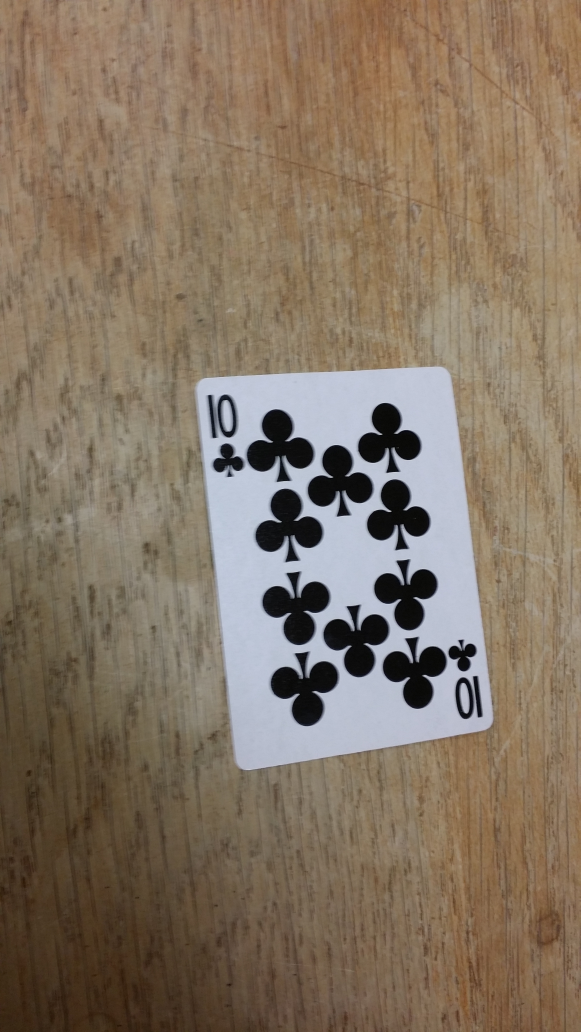
#> input picture img/cards-[C0]-001.jpg, 2322 x 4128 px (shown at 1/4 size)
$ python findCard.py --image 'img/cards-[C0]-001.jpg'
#> lines starting #> are read from the running program, lines starting #| are printed output that depends on the picture; after the words box and inside, x2 and y2 are one past the last pixel; in counts of white or black regions, pixels touching at a corner belong together
#> further down, card is the input picture: shape (4128, 2322, 3); mean B, G, R 98.9, 116.5, 132.5
### cannify.py
import cv2
import numpy as np
import argparse
import imutils
import blur


def cannify(image, thres1 = 30, thres2 = 150):
    """
    Purpose: To impose the cv2.Canny() function on an image, which subjects it to
    Sobel gradients in both dimensions and identifies "edge-like" regions.
    Parameters: An image (numpy array), an arbitrary threshold value for which
    lesser gradients will not be considered edges (int) defaulted at 30, and an
    arbitrary threshold value for which greater gradients will be considered edges
    (int) defaulted at 150, with gradient values in between then identified as
    "edge-like" or not by the cv2.Canny() function.
    Return: A cannied image (numpy array).
    """
#> called with thres1 = 30, thres2 = 150
    # converting image from BGR to greyscale; no information is contained in the card's color
    # from a supervised perspective
    image = cv2.cvtColor(image,cv2.COLOR_BGR2GRAY)
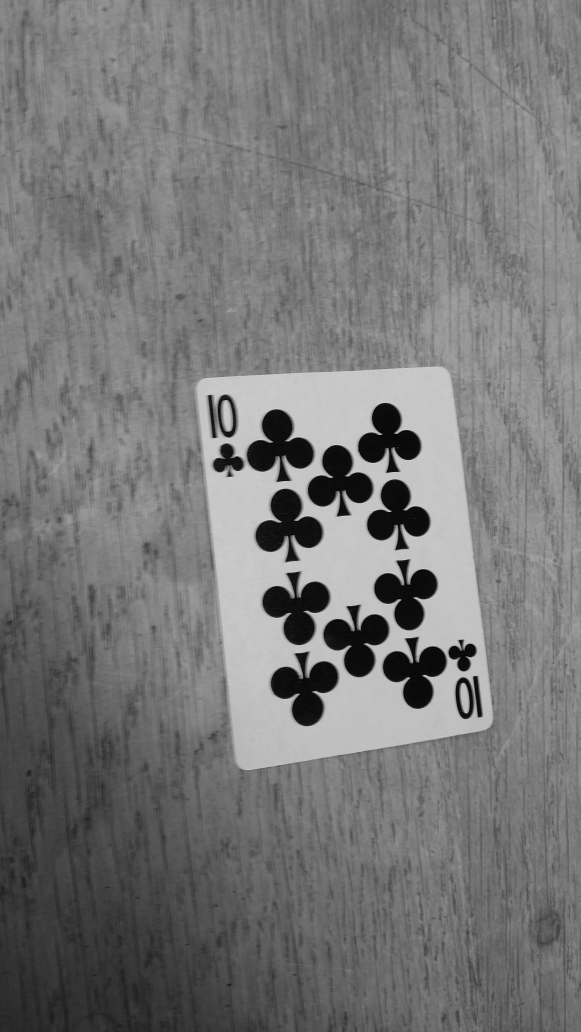
#> image: shape (4128, 2322) (shown at 1/4 size); min 0, max 230, mean 119.3
    gblurred = blur.gBlur(image) # gaussian blur with default parameters

    cannied = cv2.Canny(gblurred, thres1, thres2)
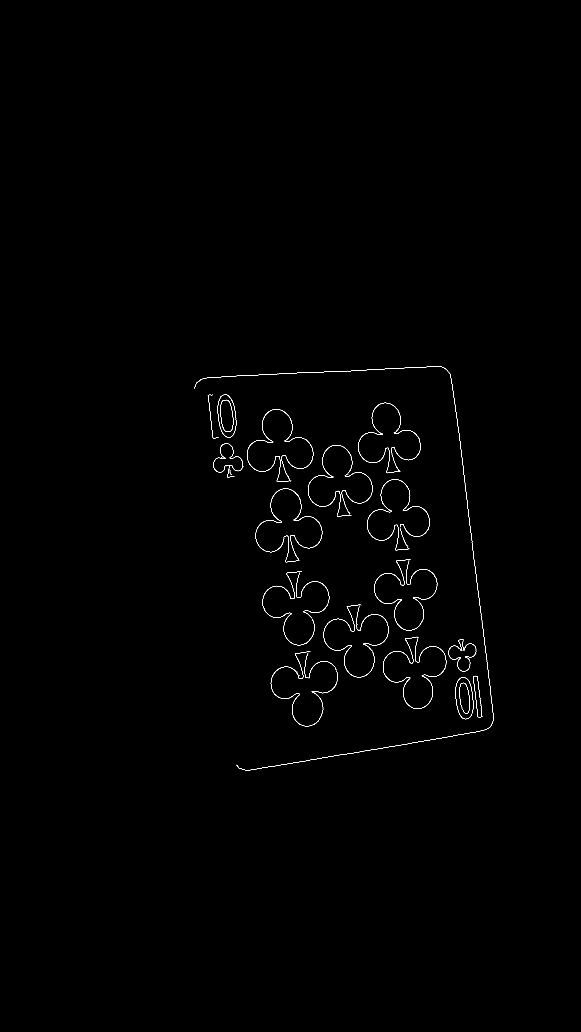
#> cannied: shape (4128, 2322) (shown at 1/4 size); 0.22% white in thin lines or dots, all inside (x1, y1, x2, y2) = (778, 1466, 1974, 3081)
    return cannied


# [9 lines that do not run on import are left out]

### blur.py
import cv2
import numpy as np
import argparse


def gBlur(image, kernel = 11):
    """
    Purpose: To implement a gaussian blur on an image.
    Parameters: An image (numpy array), a kernel side length (int) defaulted to 11 and
    must be an odd number for convolution.
    Return: A blurred image (numpy array).
    """

    # gaussian blurring performs an effective weighted average over a 2D kernel in the image.
    blurred = cv2.GaussianBlur(image, (kernel,kernel), 0) # 0 value instructs cv2 to compute std over x
    return blurred


# [17 lines left out: function bilateralBlur, not called in this run]


# [8 lines that do not run on import are left out]

### findCard.py
import cv2
from cannify import cannify
import imutils
import argparse
import numpy as np

def getCardFromImage(image):
    """
    Purpose: To isolate the playing card in the image with contours.
    Parameters: An image with a playing card and background (numpy array).
    Return: A cropped image of the card (numpy array).
    """

    cardEdges = cannify(image) # using default threshold parameters

    (cardContours, _) = cv2.findContours(cardEdges, cv2.RETR_TREE, cv2.CHAIN_APPROX_NONE) # destructive to cardEdges
#> cardContours = 93 contours, 48 with area under 20; largest, box (x1, y1, x2, y2) and area: (870, 1578, 945, 1751) 9792, (870, 1578, 945, 1751) 9732, (882, 1599, 933, 1727) 5164, (882, 1599, 933, 1727) 5134, (1837, 2731, 1879, 2854) 3778

    card = image.copy() # storing numpy array in separate reference variable
    # drawing last contour in hierarchy onto base image; USUALLY captures meaningful outermost edges.
    cv2.drawContours(card,cardContours,len(cardContours)-1,(0,255,0),10)

    """
    FOR VERIFICATION BY REDUNDANCY, because cardContours[-1] may not represent the edges of the card.
    """
    minX,minY,maxX,maxY = card.shape[1], card.shape[0], 0, 0  # all pixels are between these values
#> minX = 2322; minY = 4128; maxX = 0; maxY = 0
    for cardContour in cardContours:
        y, x, height, width = cv2.boundingRect(cardContour) # sets minimum-area rectangle encasing the contour

        if x < minX:
            minX = x
        if y < minY:
            minY = y
        if (x+width) > maxX:
            maxX = x + width
        if (y+height) > maxY:
            maxY = y + height
#> this loop made 93 passes
#> (y, x, height, width, minX, minY, maxX, maxY) on pass 93: (778, 1466, 1196, 1615, 1466, 778, 3081, 1974)
#> (y, x, height, width, minY, maxX, maxY) on pass 1: (1914, 2864, 16, 6, 1914, 2870, 1930)
#> after the loop, maxX = 3081; maxY = 1974; minX = 1466; minY = 778


    """
    # through masking
    mask = np.zeros(image.shape[:2], dtype = "uint8")
    cv2.rectangle(mask, (minX,minY), (maxX,maxY), 255, -1)
    masked = cv2.bitwise_and(cv2.cvtColor(image,cv2.COLOR_BGR2GRAY), cv2.cvtColor(image,cv2.COLOR_BGR2GRAY), mask)
    return masked
    """

    crop = card[minX:maxX,minY:maxY]
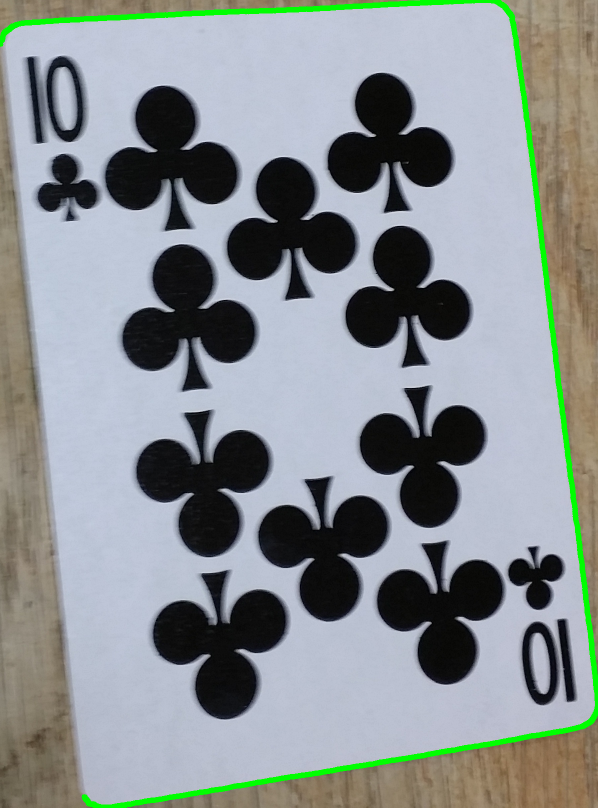
#> crop: shape (1615, 1196, 3) (shown at 1/2 size); mean B, G, R 144.2, 143, 136.3
    return crop

    """
    # This solution is more precise, but incorrect if there are small contours outside the card.

    # the last contour in the hierarchy captures the card's outermost edges, again.
    minY, minX, height, width = cv2.boundingRect(cardContours[len(cardContours)-1]) # sets minimum-area rectangle encasing the contour

    crop = card[minX: minX + width, minY: minY + height]
    return crop
    """


if __name__ == '__main__':
    ap = argparse.ArgumentParser() # constructing ArgumentParser() object
    ap.add_argument("-1","--image",required=True,help="input path to image file")
    args = vars(ap.parse_args())

    card = cv2.imread(args["image"])
    getCardFromImage(card)

$ run again, on img/cards-[C0]-004.jpg
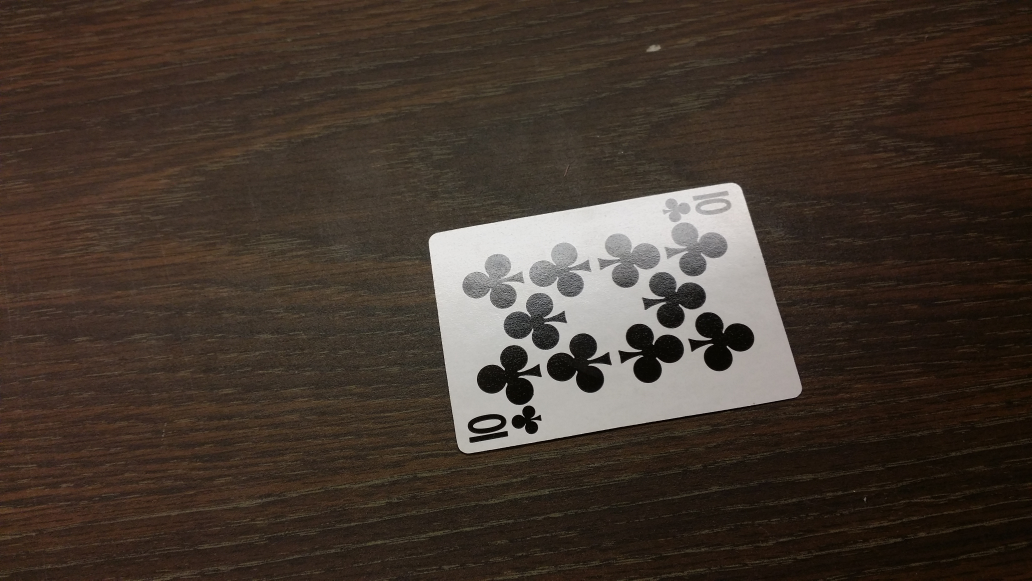
#> input picture img/cards-[C0]-004.jpg, 4128 x 2322 px (shown at 1/4 size)
#> card is the input picture: shape (2322, 4128, 3); mean B, G, R 46, 55.2, 67.4
#> in cannify, `cannied = cv2.Canny(gblurred, thres1, thres2)`:
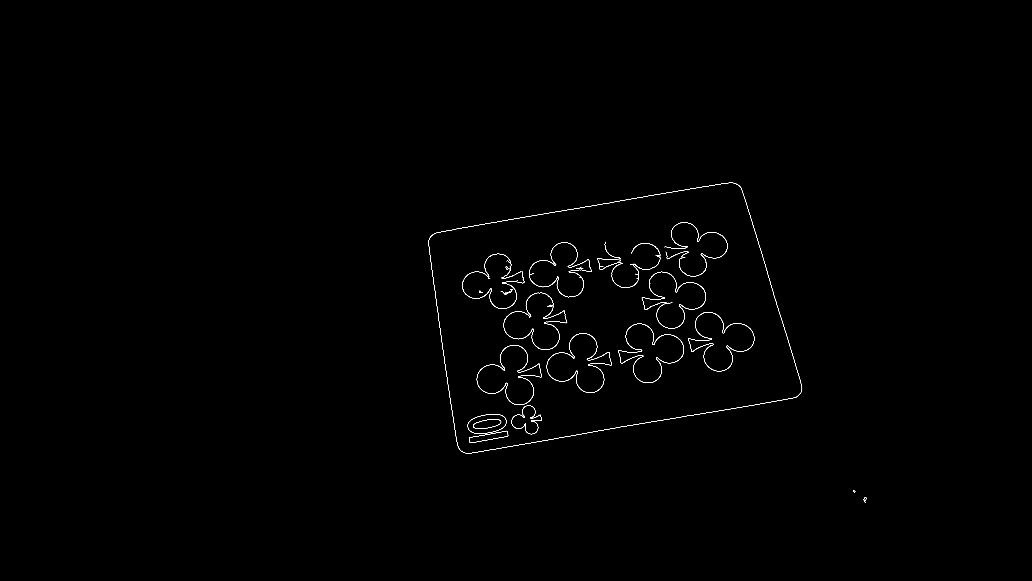
#> cannied: shape (2322, 4128) (shown at 1/4 size); 0.2% white in thin lines or dots, all inside (x1, y1, x2, y2) = (1714, 731, 3465, 2012)
#> cardContours = 49 contours, 7 with area under 20; largest, box (x1, y1, x2, y2) and area: (1714, 731, 3209, 1814) 1193224, (1714, 731, 3209, 1814) 1193134, (2473, 1295, 2736, 1532) 34166, (2187, 1333, 2448, 1572) 33976, (2473, 1295, 2736, 1532) 33885
#> the loop in getCardFromImage, `for cardContour in cardContours:` made 49 passes
#> (y, x, height, width, minX, maxX, maxY) on pass 1: (3453, 1989, 12, 23, 1989, 2012, 3465)
#> after the loop in getCardFromImage, `for cardContour in cardContours:`: maxX = 2012; maxY = 3465; minX = 731; minY = 1714
#> in getCardFromImage, `crop = card[minX:maxX,minY:maxY]`:
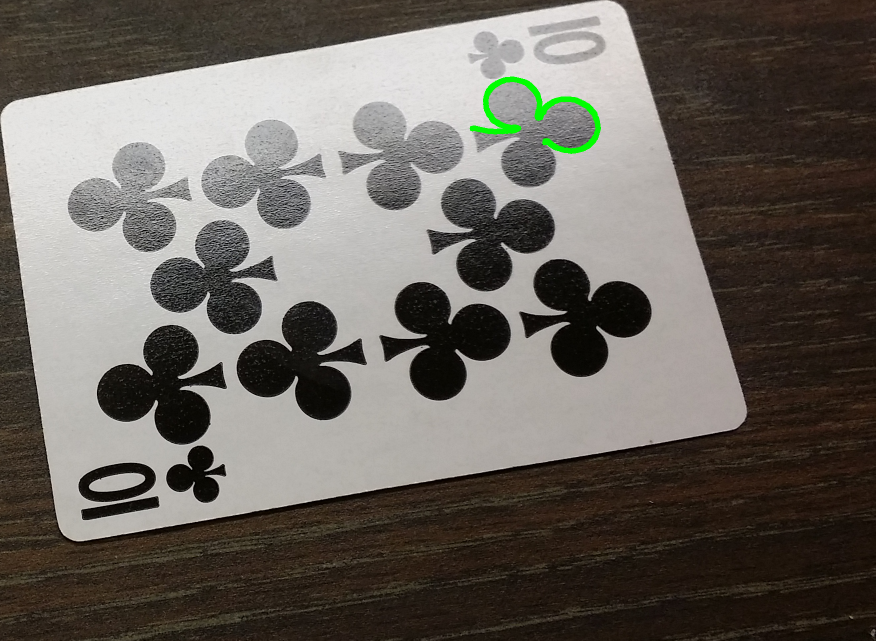
#> crop: shape (1281, 1751, 3) (shown at 1/2 size); mean B, G, R 93.6, 100.1, 105.3

$ run again, on img/cards-[C2]-002.jpg
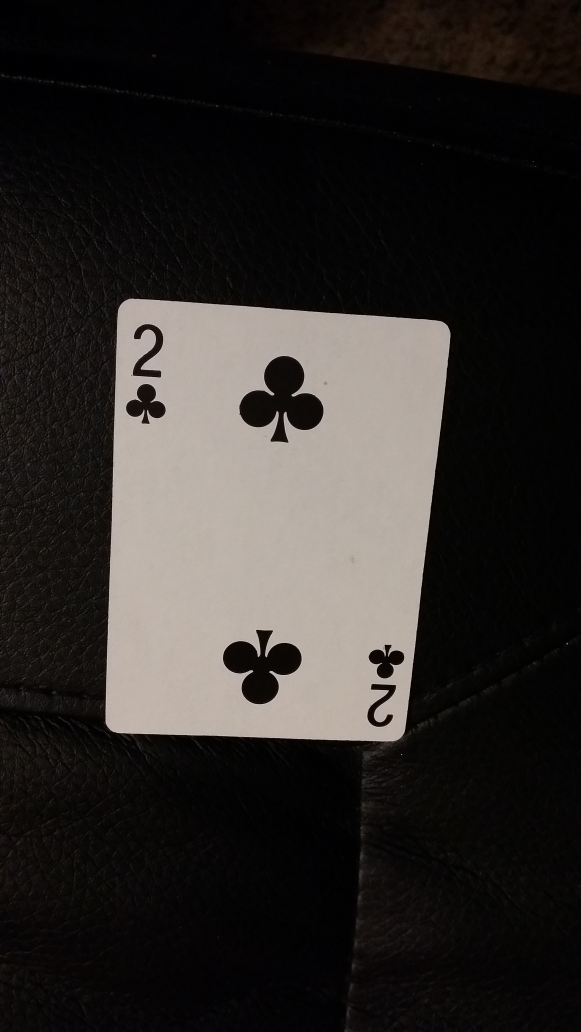
#> input picture img/cards-[C2]-002.jpg, 2322 x 4128 px (shown at 1/4 size)
#> card is the input picture: shape (4128, 2322, 3); mean B, G, R 40.5, 42.9, 46.4
#> in cannify, `cannied = cv2.Canny(gblurred, thres1, thres2)`:
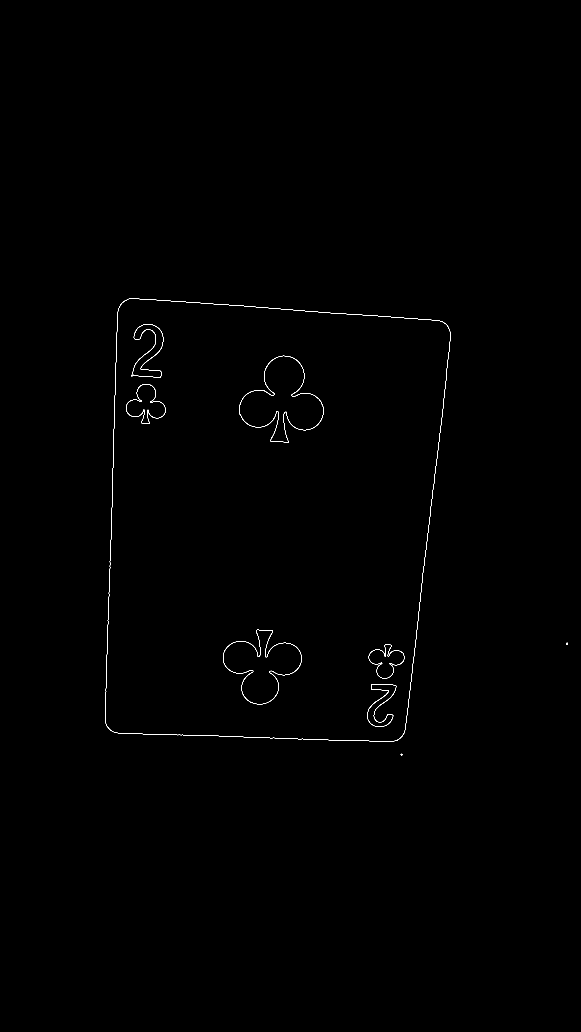
#> cannied: shape (4128, 2322) (shown at 1/4 size); 0.13% white in thin lines or dots, all inside (x1, y1, x2, y2) = (421, 1194, 2272, 3021)
#> cardContours = 16 contours, 2 with area under 20; largest, box (x1, y1, x2, y2) and area: (421, 1194, 1802, 2967) 2175184, (421, 1194, 1802, 2967) 2175084, (504, 1536, 663, 1696) 13747, (504, 1536, 663, 1696) 13576, (531, 1296, 653, 1510) 11047
#> the loop in getCardFromImage, `for cardContour in cardContours:` made 16 passes
#> (y, x, height, width, minY, maxX, maxY) on pass 1: (1603, 3015, 7, 6, 1603, 3021, 1610)
#> after the loop in getCardFromImage, `for cardContour in cardContours:`: maxX = 3021; maxY = 2272; minX = 1194; minY = 421
#> in getCardFromImage, `crop = card[minX:maxX,minY:maxY]`:
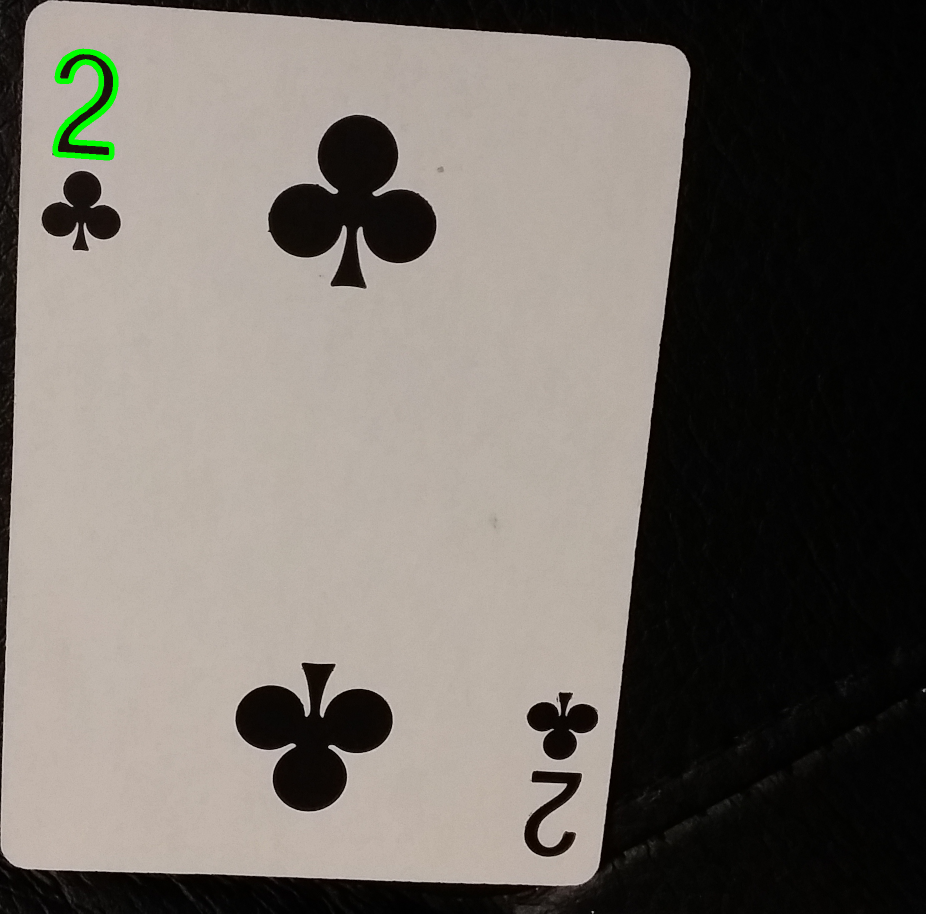
#> crop: shape (1827, 1851, 3) (shown at 1/2 size); mean B, G, R 101.5, 107.9, 113.8
